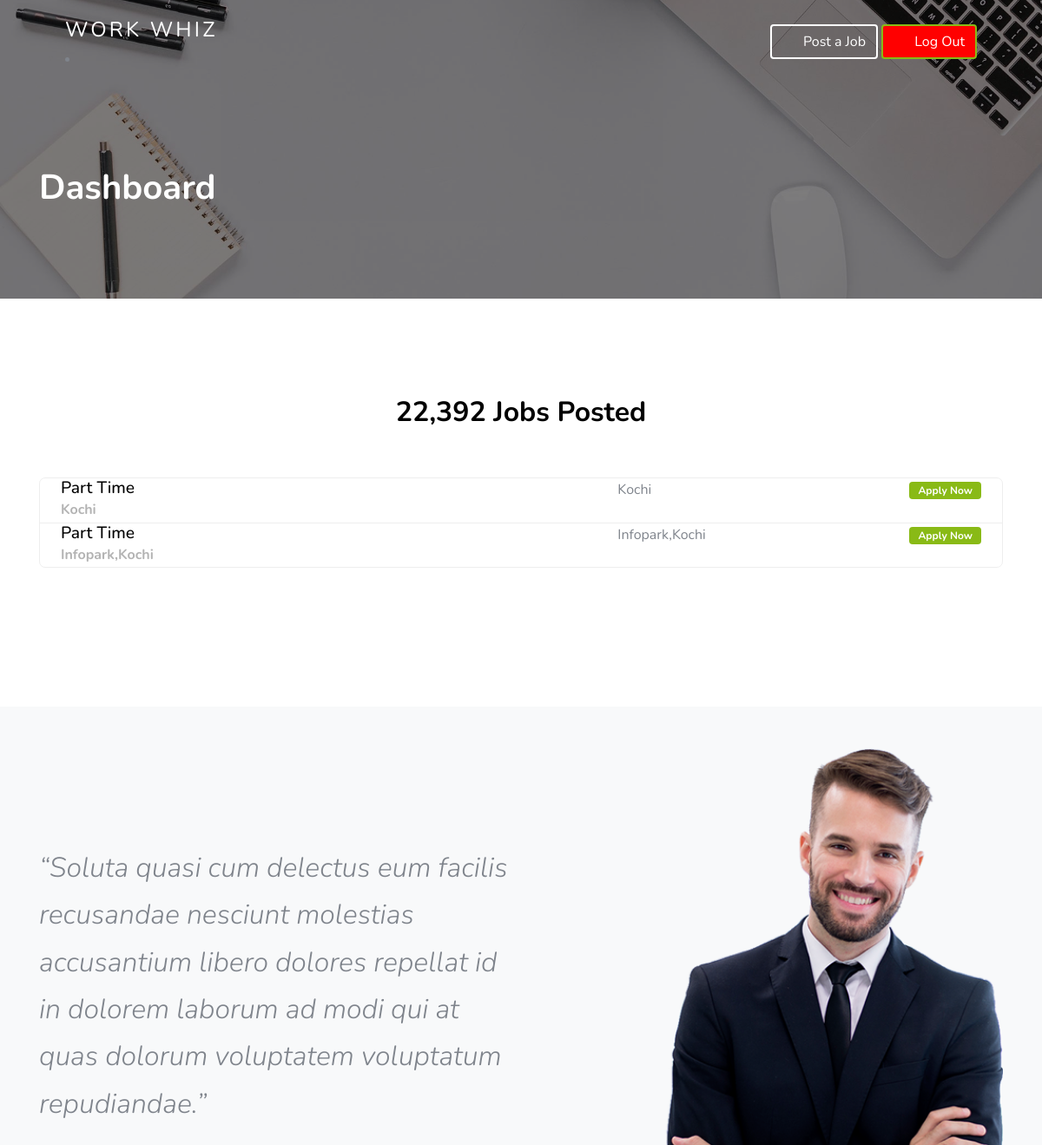
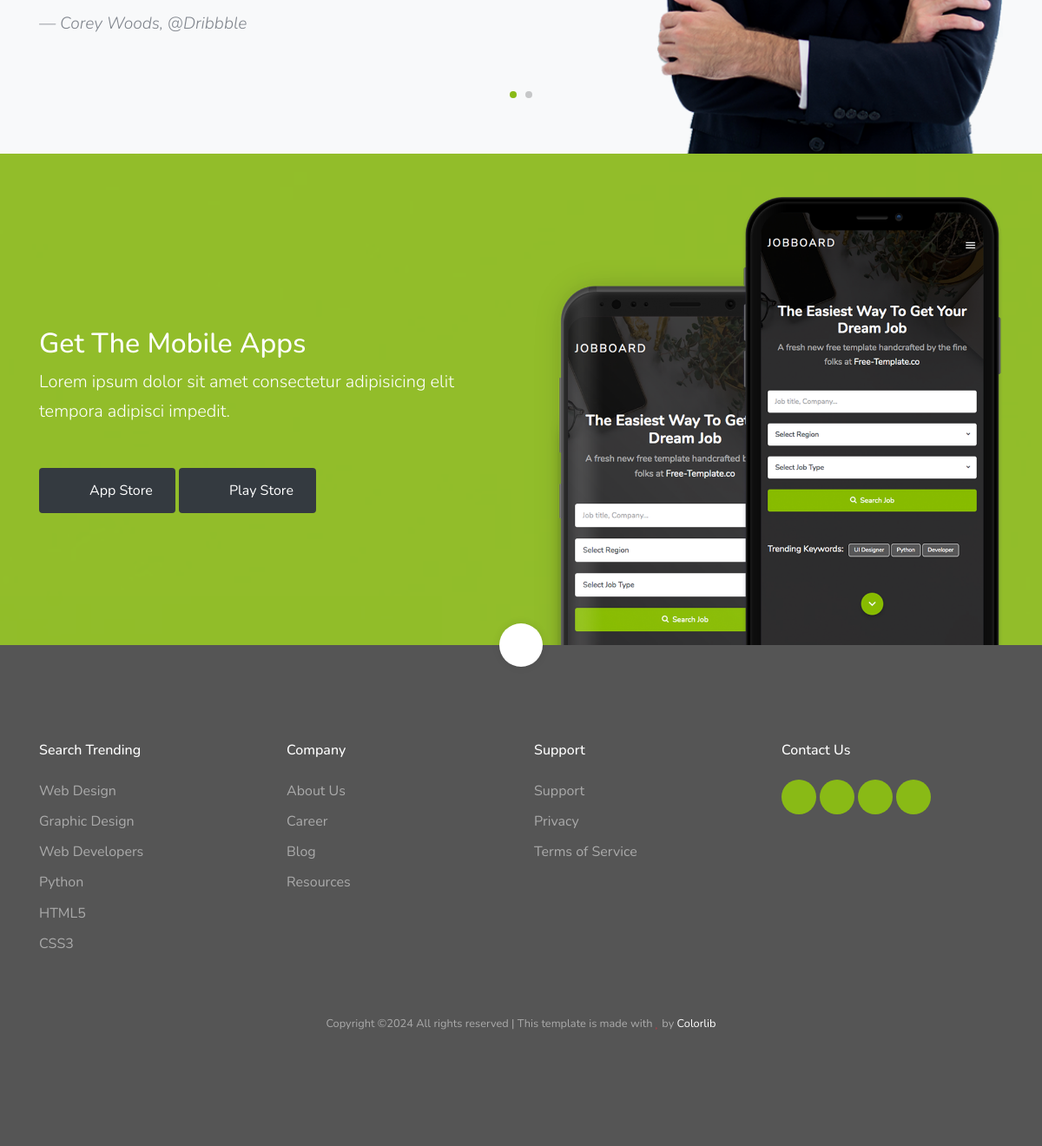
Page /company/dashboard (signed in) on the committed database (2 pictures, top to bottom).
### tables this page shows
CREATE TABLE jobs (id INTEGER PRIMARY KEY AUTOINCREMENT, category TEXT, region TEXT, type TEXT, desc TEXT, company_id TEXT, time TEXT);

### app.py (the view)
@app.route("/company/dashboard")
def company_dash():
    email = session['email']
    print(email)
    conn = sqlite3.connect('database.db')
    cursor = conn.cursor()
    cursor.execute("SELECT * FROM jobs WHERE company_id = ?", (email,))
    jobs = cursor.fetchall()
    conn.close()
    print(jobs)
    job_count = len(jobs)
    return render_template("company-dash.html", jobs = jobs, count=job_count)

### templates/company-dash.html
{%extends "company-base.html" %}
{%block content%}
{% block header %}
  <h1 hidden="hidden"> {% block title %} Dashboard {% endblock %} </h1>
{% endblock %}
<section class="site-section" id="next">
  <div class="container">
    <div class="row mb-5 justify-content-center">
      <div class="col-md-7 text-center">
        <h2 class="section-title mb-2">22,392 Jobs Posted</h2>
      </div>
    </div>
    <ul class="job-listings mb-5">
      {% if jobs is not none%}
      {% for job in jobs%}
      <li class="job-listing d-block d-sm-flex pb-3 pb-sm-0 align-items-center">
        <a href="{{url_for('company_posts')}}"></a>
        <div class="job-listing-about d-sm-flex custom-width w-100 justify-content-between mx-4">
          <div class="job-listing-position custom-width w-50 mb-3 mb-sm-0">
            <h2>{{job[3]}}</h2>
            <strong>{{job[2]}}</strong>
          </div>
          <div class="job-listing-location mb-3 mb-sm-0 custom-width w-25">
            <span class="icon-room"></span> {{job[2]}}
          </div>
          <div class="job-listing-meta">
            <span class="badge badge-success">Apply Now</span>
          </div>
        </div>
      </li>
      {%endfor%}
      {%endif%}
    </ul>
  </div>
</section>
{% endblock %}

### static/css/style.css (style rules this page uses)
body { font-weight: 400; font-size: 1rem; line-height: 1.7; position: relative; }
body:after { content: ""; position: absolute; top: 0; left: 0; right: 0; bottom: 0; background: rgba(0, 0, 0, 0.7); z-index: 100; opacity: 0; visibility: hidden; -webkit-transition: .3s all ease; -o-transition: .3s all ease; transition: .3s all ease; }
h1, h2, h3, h4 { color: #000; }
.site-section { padding-top: 7rem; padding-bottom: 7rem; position: relative; z-index: 2; }
.job-listings { padding: 0; margin: 0; border: 1px solid #eee; border-radius: 7px; overflow: hidden; position: relative; background: #fff; }
.job-listings .badge { color: #fff; padding: 4px 10px; }
.job-listings .job-listing { position: relative; border-bottom: 1px solid #eee; -webkit-transition: .3s all ease; -o-transition: .3s all ease; transition: .3s all ease; }
.job-listings .job-listing:last-child { border-bottom: none; }
.job-listings .job-listing a { position: absolute; width: 100%; height: 100%; -webkit-transition: .3s all ease; -o-transition: .3s all ease; transition: .3s all ease; }
.job-listings .job-listing-position h2 { font-size: 1.2rem; margin-bottom: 0; }
.job-listings .job-listing-position strong { color: #b3b3b3; }
.section-title { font-size: 2rem; font-weight: 700; }

### rows in the picture
jobs: type "Part Time", region "Kochi"
jobs: type "Part Time", region "Infopark,Kochi"
